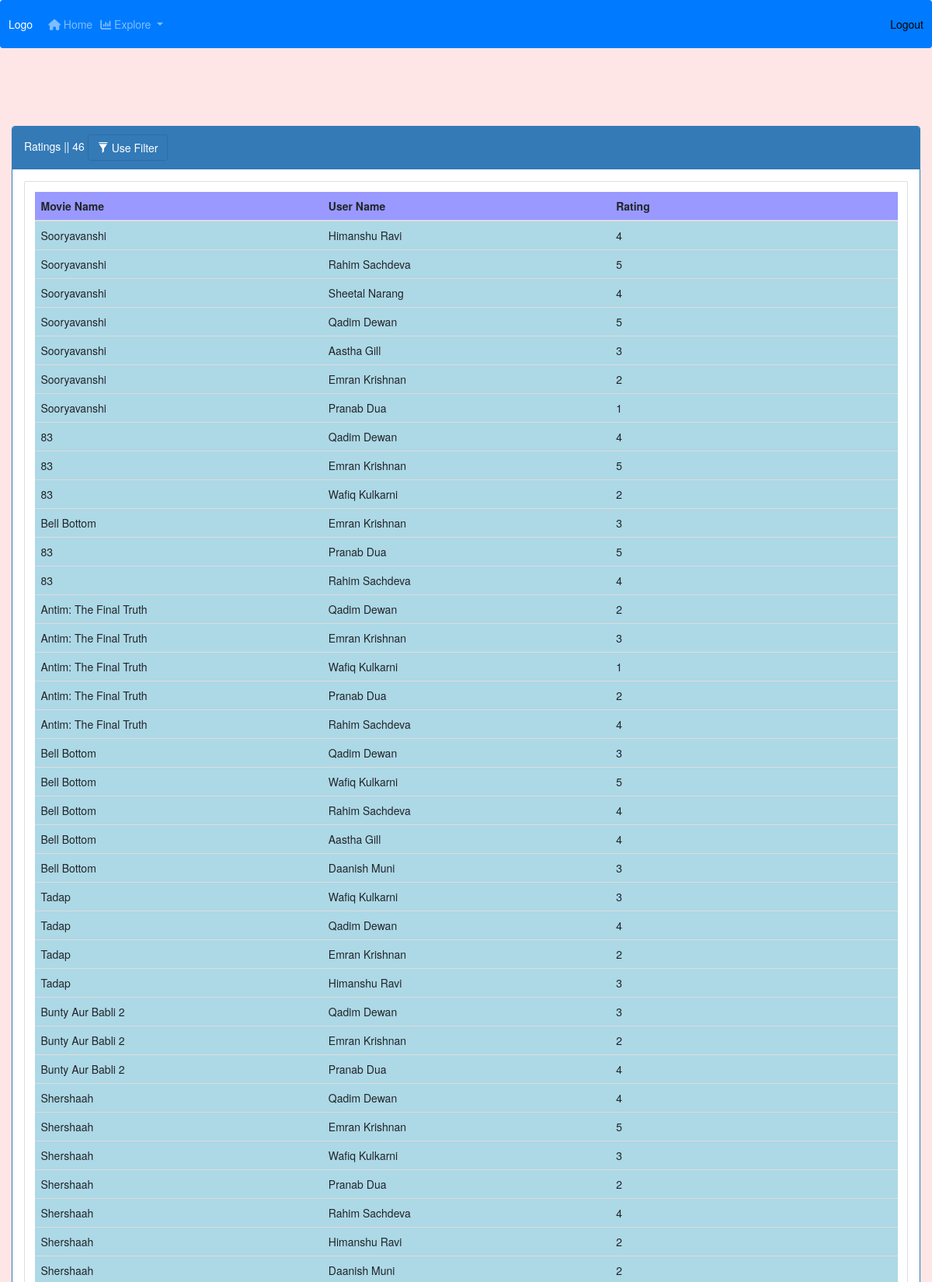
The page /dashboard/ratings/ (signed in, upper part) on the database its author committed.
### assignment/models.py (models this page shows)
class Rating(models.Model):
    movie = models.ForeignKey(Movie, on_delete=models.CASCADE)
    user = models.ForeignKey(User, on_delete=models.CASCADE)
    stars = models.IntegerField(validators=[MinValueValidator(1), MaxValueValidator(5)])
    class Meta:
        unique_together = (('user', 'movie'),)
        index_together = (('user', 'movie'),)

class Movie(models.Model):
    title = models.CharField(max_length=32)
    description = models.TextField(max_length=360)
    def __str__(self):
        return self.title

### assignment/decorators.py (the view)
    def wrap(request, *args, **kwargs):
        if request.user.is_superuser:
            return function(request, *args, **kwargs)
        else:
            raise PermissionDenied

### assignment/helper.py (called while the page is built)
def get_movie_rating_listing_serialized_data(ratings):
    ratings_json = ratings.values('id', 'movie_id', 'user_id', 'stars')
    movie_dict = dict(Movie.objects.values_list('id', 'title').all())
    user_first_name_dict = dict(User.objects.values_list('id', 'first_name').all())
    user_last_name_dict = dict(User.objects.values_list('id', 'last_name').all())
    for each_rating in ratings_json:
        each_rating['movie_name'] = movie_dict.get(each_rating['movie_id'], '--')
        each_rating['user_name'] = user_first_name_dict.get(each_rating['user_id'], '--') + " " + \
                                   user_last_name_dict.get(each_rating['user_id'], '--')
    return list(ratings_json)

### assignment/models.py (called while the page is built)
    def __str__(self):
        name = self.name
        if self.phone:
            name += ", " + str(self.phone)
        return name.strip()

    @property
    def name(self):
        return '%s %s' % (self.first_name, self.last_name)

### assignment/views.py (called while the page is built)
@validate_permissions(login_required(login_url='login'), dashboard_admin_request)
def get_movie_rating_list_page(request):
    ratings = Rating.objects.all()
    my_filter = MovieRatingFilter(request.GET, ratings)
    context = {
        'myFilter': my_filter,
        'ratings': get_movie_rating_listing_serialized_data(my_filter.qs)
    }
    return render(request, 'assignment/get_movie_rating_listing_page.html', context)

### templates/assignment/get_movie_rating_listing_page.html (shortened to what this page needs)
{% extends 'assignment/main.html' %}
{% load crispy_forms_tags %}
{% block content %}
<br><br><br>
<link rel="stylesheet" href="https://cdn.datatables.net/1.10.22/css/jquery.dataTables.min.css"/>
<br>
<div class="row">
    <div class="col-lg-12">
       <div class="panel panel-primary">
           <div class="panel-heading">Ratings || {{ratings|length}}
               <button onclick="return apply_ticket_filter()" class="btn btn-primary">
                    <span class="glyphicon glyphicon-filter"></span> Use Filter</button>
           </div>
           <div class="panel-body">
               <div class="table-responsive">
                   <div class="row">
                       <div class="col-md-12">
                           <div class="card card-body">
                               <table class="table table-sm" id="abcd">
                                   <thead>
                                     <tr id="ab">
                                         <th>Movie Name</th>
                                         <th>User Name</th>
                                         <th>Rating</th>
                                     </tr>
                                   </thead>
                                   <tbody>
                                   {% for i in ratings %}
                                     <tr>
                                         <td style="width: 15%;">{{i.movie_name}}</td>
                                         <td style="width: 15%;">{{i.user_name}}</td>
                                         <td style="width: 15%;">{{i.stars}}</td>
                                     </tr>
                                   {% endfor %}
                                   </tbody>
                               </table>
                           </div>
                       </div>
                   </div>
               </div>
           </div>
       </div>
    </div>
</div>
{% endblock %}

### static/css/main.css (style rules this page uses)
#ab { background: #9999ff; }
#abcd { background:#ADD8E6 ; }

### rows shown on the page
Rating: movie_name "Sooryavanshi", user_name "Himanshu Ravi", stars "4"
Rating: movie_name "Sooryavanshi", user_name "Rahim Sachdeva", stars "5"
Rating: movie_name "Sooryavanshi", user_name "Sheetal Narang", stars "4"
Rating: movie_name "Sooryavanshi", user_name "Qadim Dewan", stars "5"
Rating: movie_name "Sooryavanshi", user_name "Aastha Gill", stars "3"
Rating: movie_name "Sooryavanshi", user_name "Emran Krishnan", stars "2"
Rating: movie_name "Sooryavanshi", user_name "Pranab Dua", stars "1"
Rating: movie_name "83", user_name "Qadim Dewan", stars "4"
Rating: movie_name "83", user_name "Emran Krishnan", stars "5"
Rating: movie_name "83", user_name "Wafiq Kulkarni", stars "2"
Rating: movie_name "Bell Bottom", user_name "Emran Krishnan", stars "3"
Rating: movie_name "83", user_name "Pranab Dua", stars "5"
Rating: movie_name "83", user_name "Rahim Sachdeva", stars "4"
Rating: movie_name "Antim: The Final Truth", user_name "Qadim Dewan", stars "2"
Rating: movie_name "Antim: The Final Truth", user_name "Emran Krishnan", stars "3"
Rating: movie_name "Antim: The Final Truth", user_name "Wafiq Kulkarni", stars "1"
Rating: movie_name "Antim: The Final Truth", user_name "Pranab Dua", stars "2"
Rating: movie_name "Antim: The Final Truth", user_name "Rahim Sachdeva", stars "4"
Rating: movie_name "Bell Bottom", user_name "Qadim Dewan", stars "3"
Rating: movie_name "Bell Bottom", user_name "Wafiq Kulkarni", stars "5"
Rating: movie_name "Bell Bottom", user_name "Rahim Sachdeva", stars "4"
Rating: movie_name "Bell Bottom", user_name "Aastha Gill", stars "4"
Rating: movie_name "Bell Bottom", user_name "Daanish Muni", stars "3"
Rating: movie_name "Tadap", user_name "Wafiq Kulkarni", stars "3"
Rating: movie_name "Tadap", user_name "Qadim Dewan", stars "4"
Rating: movie_name "Tadap", user_name "Emran Krishnan", stars "2"
Rating: movie_name "Tadap", user_name "Himanshu Ravi", stars "3"
Rating: movie_name "Bunty Aur Babli 2", user_name "Qadim Dewan", stars "3"
Rating: movie_name "Bunty Aur Babli 2", user_name "Emran Krishnan", stars "2"
Rating: movie_name "Bunty Aur Babli 2", user_name "Pranab Dua", stars "4"
Rating: movie_name "Shershaah", user_name "Qadim Dewan", stars "4"
Rating: movie_name "Shershaah", user_name "Emran Krishnan", stars "5"
Rating: movie_name "Shershaah", user_name "Wafiq Kulkarni", stars "3"
Rating: movie_name "Shershaah", user_name "Pranab Dua", stars "2"
Rating: movie_name "Shershaah", user_name "Rahim Sachdeva", stars "4"
Rating: movie_name "Shershaah", user_name "Himanshu Ravi", stars "2"
Rating: movie_name "Shershaah", user_name "Daanish Muni", stars "2"

### other values the page prints
{{ ratings|length }} "46"
